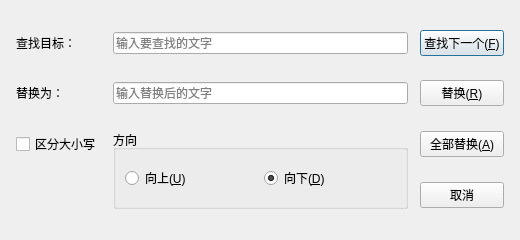
<?xml version="1.0" encoding="UTF-8"?>
<ui version="4.0">
 <class>ReplaceDialog</class>
 <widget class="QDialog" name="ReplaceDialog">
  <property name="geometry">
   <rect>
    <x>0</x>
    <y>0</y>
    <width>520</width>
    <height>240</height>
   </rect>
  </property>
  <property name="minimumSize">
   <size>
    <width>480</width>
    <height>230</height>
   </size>
  </property>
  <property name="windowTitle">
   <string>替换</string>
  </property>
  <layout class="QGridLayout" name="gridLayout">
   <property name="leftMargin">
    <number>16</number>
   </property>
   <property name="topMargin">
    <number>16</number>
   </property>
   <property name="rightMargin">
    <number>16</number>
   </property>
   <property name="bottomMargin">
    <number>16</number>
   </property>
   <property name="horizontalSpacing">
    <number>12</number>
   </property>
   <property name="verticalSpacing">
    <number>10</number>
   </property>
   <item row="0" column="0">
    <widget class="QLabel" name="lblFind">
     <property name="text">
      <string>查找目标：</string>
     </property>
    </widget>
   </item>
   <item row="0" column="1">
    <widget class="QLineEdit" name="edtFind">
     <property name="placeholderText">
      <string>输入要查找的文字</string>
     </property>
     <property name="clearButtonEnabled">
      <bool>true</bool>
     </property>
    </widget>
   </item>
   <item row="0" column="2">
    <widget class="QPushButton" name="btnFindNext">
     <property name="text">
      <string>查找下一个(&amp;F)</string>
     </property>
     <property name="default">
      <bool>true</bool>
     </property>
    </widget>
   </item>
   <item row="1" column="0">
    <widget class="QLabel" name="lblReplace">
     <property name="text">
      <string>替换为：</string>
     </property>
    </widget>
   </item>
   <item row="1" column="1">
    <widget class="QLineEdit" name="edtReplace">
     <property name="placeholderText">
      <string>输入替换后的文字</string>
     </property>
     <property name="clearButtonEnabled">
      <bool>true</bool>
     </property>
    </widget>
   </item>
   <item row="1" column="2">
    <widget class="QPushButton" name="btnReplace">
     <property name="text">
      <string>替换(&amp;R)</string>
     </property>
    </widget>
   </item>
   <item row="2" column="0">
    <widget class="QCheckBox" name="chkCase">
     <property name="text">
      <string>区分大小写</string>
     </property>
    </widget>
   </item>
   <item row="2" column="1" rowspan="2">
    <widget class="QGroupBox" name="grpDirection">
     <property name="title">
      <string>方向</string>
     </property>
     <layout class="QHBoxLayout" name="horizontalLayout">
      <item>
       <widget class="QRadioButton" name="rbUp">
        <property name="text">
         <string>向上(&amp;U)</string>
        </property>
       </widget>
      </item>
      <item>
       <widget class="QRadioButton" name="rbDown">
        <property name="text">
         <string>向下(&amp;D)</string>
        </property>
        <property name="checked">
         <bool>true</bool>
        </property>
       </widget>
      </item>
     </layout>
    </widget>
   </item>
   <item row="2" column="2">
    <widget class="QPushButton" name="btnReplaceAll">
     <property name="text">
      <string>全部替换(&amp;A)</string>
     </property>
    </widget>
   </item>
   <item row="3" column="2">
    <widget class="QPushButton" name="btnCancel">
     <property name="text">
      <string>取消</string>
     </property>
    </widget>
   </item>
  </layout>
 </widget>
 <resources/>
 <connections/>
</ui>
